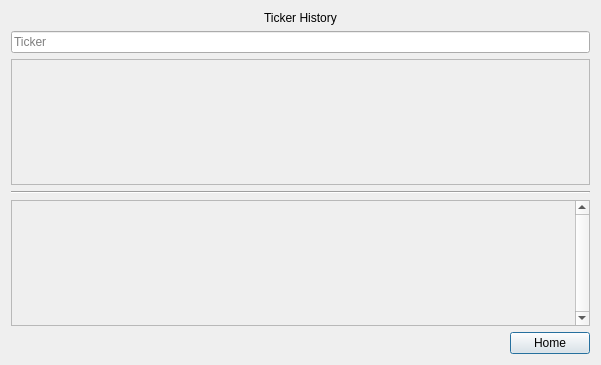
<?xml version="1.0" encoding="UTF-8"?>
<ui version="4.0">
 <class>Dialog</class>
 <widget class="QDialog" name="Dialog">
  <property name="geometry">
   <rect>
    <x>0</x>
    <y>0</y>
    <width>601</width>
    <height>365</height>
   </rect>
  </property>
  <property name="windowTitle">
   <string>Dialog</string>
  </property>
  <layout class="QVBoxLayout" name="verticalLayout">
   <item alignment="Qt::AlignHCenter">
    <widget class="QLabel" name="label">
     <property name="text">
      <string>Ticker History</string>
     </property>
    </widget>
   </item>
   <item>
    <widget class="QLineEdit" name="ticker_Input">
     <property name="placeholderText">
      <string>Ticker</string>
     </property>
    </widget>
   </item>
   <item>
    <widget class="QScrollArea" name="scrollArea">
     <property name="widgetResizable">
      <bool>true</bool>
     </property>
     <widget class="QWidget" name="scrollAreaWidgetContents">
      <property name="geometry">
       <rect>
        <x>0</x>
        <y>0</y>
        <width>575</width>
        <height>112</height>
       </rect>
      </property>
      <layout class="QVBoxLayout" name="verticalLayout_2"/>
     </widget>
    </widget>
   </item>
   <item>
    <widget class="Line" name="line">
     <property name="orientation">
      <enum>Qt::Horizontal</enum>
     </property>
    </widget>
   </item>
   <item>
    <widget class="QScrollArea" name="scrollArea_2">
        <property name="verticalScrollBarPolicy">
            <enum>Qt::ScrollBarAlwaysOn</enum>
        </property>
        <property name="sizeAdjustPolicy">
            <enum>QAbstractScrollArea::AdjustToContents</enum>
        </property>
        <property name="widgetResizable">
            <bool>true</bool>
        </property>
        <widget class="QWidget" name="scrollAreaWidgetContents_2">
            <property name="geometry">
                <rect>
                    <x>0</x>
                    <y>0</y>
                    <width>575</width>
                    <height>111</height>
                </rect>
            </property>
            <layout class="QVBoxLayout" name="verticalLayout_3"/>
        </widget>
    </widget>
   </item>
   <item alignment="Qt::AlignRight">
    <widget class="QPushButton" name="home_Button">
     <property name="text">
      <string>Home</string>
     </property>
    </widget>
   </item>
  </layout>
 </widget>
 <resources/>
 <connections/>
</ui>
